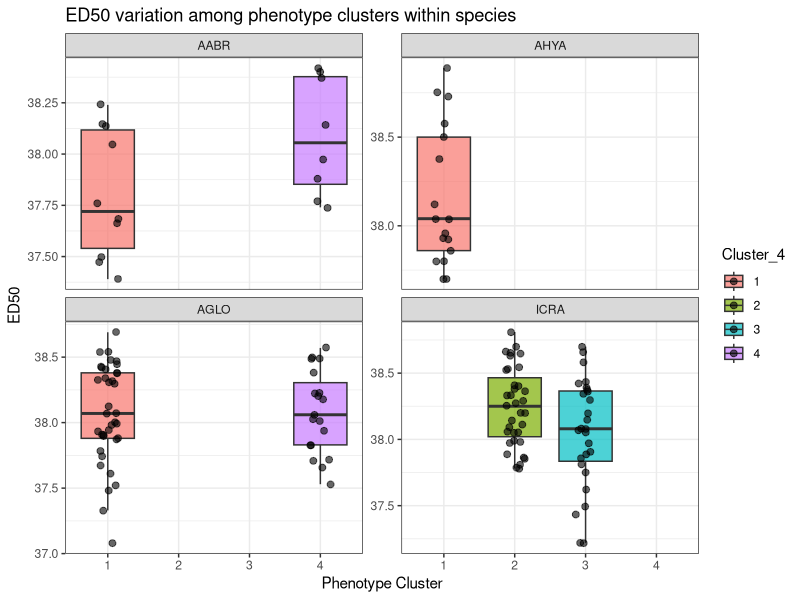

Write the R code that produced this figure. (Note: this script raises an error after producing the figure.)
## ---- chunk 1
library(tidyverse)
library(here)
library(dplyr)
library(readxl)
library(lmerTest)
library(emmeans)
library(broom)
library(lme4)
library(car)
library(corrplot)
library(Hmisc )
rm(list = ls())

#calculating ED50 for all datasets and combining with metadata
#read in data
file_path <-here("Data")
  cbass<-read.csv("Data/full_cbass_dataset.csv")
  
#removing sus samples that the cluster analysis show are likely mos-labeled (6 samples total)
  to_remove <- c("3_AGLO_3", "4_AGLO_7", "9_AABR_1", "11_ICRA_8", "11_ICRA_5", "11_ICRA_10")
df_clean <- cbass %>% filter(!GroupingProperty %in% to_remove)

#long format
ED_long <- df_clean %>%
  pivot_longer(
    cols = c(ED5, ED50, ED95, DW),
    names_to = "ED_level",
    values_to = "ED_value"
  ) %>%
  mutate(Species = factor(Species, levels = c("AABR", "AHYA", "AGLO", "ICRA")))

#subset each value
ED50 <- ED_long %>% filter(ED_level == "ED50")
ED5<- ED_long %>% filter(ED_level == "ED5")
ED95<- ED_long %>% filter(ED_level == "ED95")
DW<- ED_long %>% filter(ED_level == "DW")

#subset each spp
ICRA <- df_clean %>% filter(Species == "ICRA")
AGLO<- df_clean %>% filter(Species == "AGLO")
AABR<- df_clean %>% filter(Species == "AABR")
AHYA<- df_clean %>% filter(Species == "AHYA")


## ---- chunk 2
#Make a boxplot showing ED by cluster
ED_long %>%
  filter(ED_level == "ED50") %>%
  mutate(Cluster_4 = as.factor(Cluster_4)) %>%
  ggplot(aes(x = Cluster_4, y = ED_value, fill = Cluster_4)) +
  geom_boxplot(outlier.shape = NA, alpha = 0.7) +
  geom_jitter(width = 0.15, alpha = 0.6, size = 2) +
  facet_wrap(~Species, scales = "free_y") +
  theme_bw() +
  labs(
    x = "Phenotype Cluster",
    y = "ED50",
    title = "ED50 variation among phenotype clusters within species"
  )

ggplot(df_clean, aes(x = Cluster_4, y = ED50, color = Cluster_4, fill = Cluster_4)) +
  geom_jitter(alpha = 0.3, width = 0.15) +
  stat_summary(fun = mean, geom = "point", size = 3) +
  stat_summary(fun.data = mean_se, geom = "errorbar", width = 0.2) +
  facet_wrap("Species")+
   scale_color_viridis_d(option = "C") 

## ---- chunk 3
#look for cluster with lowest AIC in model

#make sure cluster is factor not numeric
df_clean$Cluster_4 <- as.factor(df_clean$Cluster_4)
df_clean$Cluster_5 <- as.factor(df_clean$Cluster_5)
df_clean$Cluster_6 <- as.factor(df_clean$Cluster_6)
df_clean$Cluster_7 <- as.factor(df_clean$Cluster_7)
df_clean$Cluster_8 <- as.factor(df_clean$Cluster_8)

#Here analyzing cluster as within-species explanatory trait, not across spp.

#main spp model (pick whether interaction is best or not)
m1<-lmer(ED50 ~ Species + Colony_depth_ft + Partial_mortality + Size_cm + (1|Site),
 data=df_clean
)

m2<-lmer(ED50 ~ Species * (Colony_depth_ft + Partial_mortality + Size_cm) + (1|Site),
 data=df_clean
)

anova(m1, m2)
#m1 has lower AIC

summary(m1)

#then run model for each individual spp. Played with putting in all predictors and cluster, but didnt make much difference.
m_icra<-lmer(ED50 ~ Cluster_4 + Colony_depth_ft + Partial_mortality + Size_cm+ (1|Site), data=ICRA)

m_aglo<-lmer(ED50 ~ Cluster_4 + Colony_depth_ft + Partial_mortality + Size_cm+ (1|Site), data=AGLO)

m_aabr<-lmer(ED50 ~ Cluster_4 + Colony_depth_ft + Partial_mortality + Size_cm+ (1|Site), data=AABR)

summary(m_icra)
#summary(m_ahya)
summary(m_aglo)
summary(m_aabr)

#ahya only one group for Cluster_4


emmeans(m_aabr, pairwise ~ Cluster_4)
emmeans(m_icra, pairwise ~ Cluster_4)
emmeans(m_aglo, pairwise ~ Cluster_4)
#emmeans(m_ahya, pairwise ~ Cluster_5)
## ---- chunk 4
#run t test for each spp indivudually
  
#test normality with Shapiro test
  ICRA %>%
  #group_by(Cluster_4) %>%
  summarise(p_value = shapiro.test(ED50)$p.value)
  
  AGLO %>%
    #group_by(Cluster_4) %>%
  summarise(p_value = shapiro.test(ED50)$p.value)
  
  AABR %>%
   # group_by(Cluster_4) %>%
  summarise(p_value = shapiro.test(ED50)$p.value)
  
 #AHYA is only one group 
  AHYA%>%
    summarise(p_value = shapiro.test(ED50)$p.value)
  # Not normal 0.045
  
#Homogeneity of varience
  
  leveneTest(ED50 ~ Cluster_4, data = ICRA)
  leveneTest(ED50 ~ Cluster_4, data = AGLO)
  leveneTest(ED50 ~ Cluster_4, data = AABR)
  #leveneTest(ED50 ~ Cluster_4, data = AHYA) #needs 2 or more levels

#Run T test
  t.test(formula = ED50 ~ Cluster_4, data=ICRA, var.equal = TRUE )
  # p-value = 0.03398 

  t.test(formula = ED50 ~ Cluster_4, data=AGLO, var.equal = TRUE )
  #p-value = 0.8928
  
    t.test(formula = ED50 ~ Cluster_4, data=AABR, var.equal = TRUE )
    #p-value = 0.06691
  
## ---- chunk 5
#here is analysis for analyzing cluster across spp. probably can delete.
#change ED level but since all EDs/DW are collinear, feel ok about just analyzing ED50 here.
ED <- df_clean$ED50
m4 <- lm(ED ~ Species + Cluster_4, data=df_clean)
m5 <- lm(ED ~ Species + Cluster_5, data=df_clean)
m6 <- lm(ED ~ Species + Cluster_6, data=df_clean)
m7 <- lm(ED ~ Species + Cluster_7, data=df_clean)
m8 <- lm(ED ~ Species + Cluster_8,  data=df_clean)

AIC(m4,m5,m6, m7, m8)
#model 8 is lowest for ED50, model 4 is lowest for ED5, ED95, and DW


anova(m4)
anova(m8)

#lmer
#Adding in site
ED <- df_clean$ED50
m4 <- lmer(ED ~ Species + Cluster_4 + (1|Site), data=df_clean)
m5 <- lmer(ED ~ Species + Cluster_5 + (1|Site), data=df_clean)
m6 <- lmer(ED ~ Species + Cluster_6 + (1|Site), data=df_clean)
m7 <- lmer(ED ~ Species + Cluster_7 + (1|Site), data=df_clean)
m8 <- lmer(ED ~ Species + Cluster_8 + (1|Site), data=df_clean)
AIC(m4,m5,m6, m7, m8)
#model 4 is lowest for ED50, model 5 is lowest for ED5, ED95, and DW

#lmer
#Adding interaction of spp and cluster
ED <- df_clean$ED50
m4i <- lmer(ED ~ Species * Cluster_4 + (1|Site), data=df_clean)
m5i <- lmer(ED ~ Species * Cluster_5 + (1|Site), data=df_clean)
m6i <- lmer(ED ~ Species * Cluster_6 + (1|Site), data=df_clean)
m7i <- lmer(ED ~ Species * Cluster_7 + (1|Site), data=df_clean)
m8i <- lmer(ED ~ Species * Cluster_8 + (1|Site), data=df_clean)
AIC(m4i,m5i,m6i, m7i, m8i)
#model 4 is lowest, and this model is lower than w/o interaction

anova(m4i)

m <- lmer(ED50 ~ Species * Cluster_4 + (1|Site), data=df_clean)
# emmeans(m, pairwise ~ Cluster_4)
# emmeans(m, pairwise ~ Species)
 emmeans(m, pairwise ~ Species | Cluster_4) #this is across spp, doesnt make sense to me to use this. I think we just want to see if within species, clusters are differenct from eachother.
emm<- emmeans(m, pairwise ~ Cluster_4 | Species) #within spp comparisons of clusters: sig differences within species, phenotype cluster predicts ed50!

#emm <- emmeans(m, ~ Cluster_4 | Species)

plot(emm)
## ---- chunk 6
#species-specific cluster within soecies (make nested factor) basically using cluster as within-species explanatory trait, not across.
df_clean$SpCluster <- interaction(df_clean$Species, df_clean$Cluster_4)

lmer(
 ED50 ~ Species + SpCluster +
   Colony_depth_ft + Partial_mortality + Size_cm +
   (1|Site),
 data=df_clean
)

#main spp model
m1<-lmer(ED50 ~ Species + Colony_depth_ft + Partial_mortality + Size_cm + (1|Site),
 data=df_clean
)

m2<-lmer(ED50 ~ Species * (Colony_depth_ft + Partial_mortality + Size_cm) + (1|Site),
 data=df_clean
)

anova(m1, m2)
#m1 has lower AIC

#then run for each individual spp
m_icra<-lmer(ED50 ~ Cluster_5 + Colony_depth_ft + Partial_mortality + Size_cm + (1|Site),
 data=ICRA
)

m_aglo<-lmer(ED50 ~ Cluster_5 + Colony_depth_ft + Partial_mortality + Size_cm + (1|Site),
 data=AGLO
)

m_aabr<-lmer(ED50 ~ Cluster_5 + Colony_depth_ft + Partial_mortality + Size_cm + (1|Site),
 data=AABR
)

#ahya only one group
 m_ahya<-lmer(ED50 ~ Cluster_5 + Colony_depth_ft + Partial_mortality + Size_cm + (1|Site),
  data=AHYA
 )

emmeans(m_aabr, pairwise ~ Cluster_5)
emmeans(m_icra, pairwise ~ Cluster_5)
emmeans(m_aglo, pairwise ~ Cluster_5)
emmeans(m_ahya, pairwise ~ Cluster_5)
## ---- chunk 7
#add in partial mortality, colony size and depth to model. this is still assuming can compare across spp!

m9<-lmer(
    ED50 ~ Species +  Cluster_4 + Colony_depth_ft + Partial_mortality + Size_cm + (1 | Site), data = df_clean)

m10<- lmer(
    ED50 ~ Species * ( Cluster_4 + Colony_depth_ft + Partial_mortality + Size_cm) + (1 | Site), data = df_clean)

anova(m9, m10) 
#M9 has lower AIC
summary(m9)
emmeans(m9, ~ Species)
emmeans(m9, pairwise ~ Species)
emmeans(m2, ~ Cluster_4)
emmeans(m2, pairwise ~ Cluster_4)
emmeans(m9, pairwise ~ Cluster_4 | Species)
